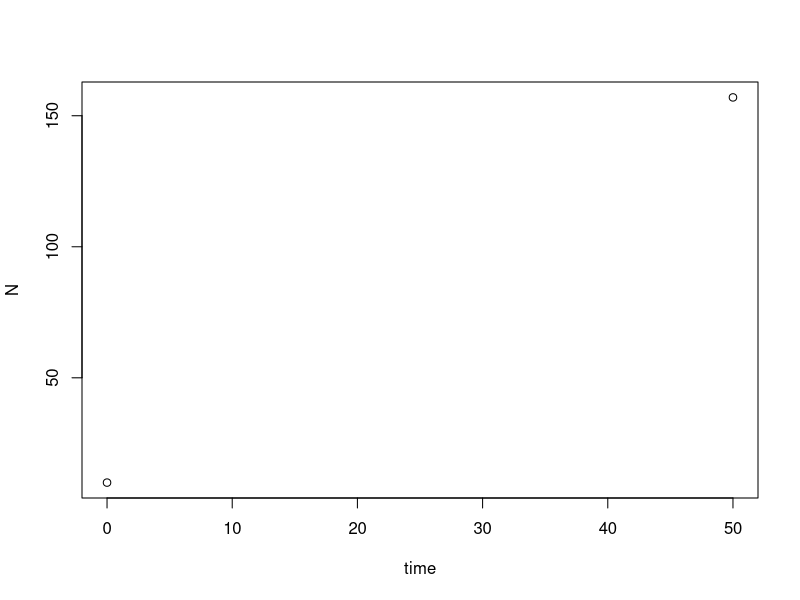
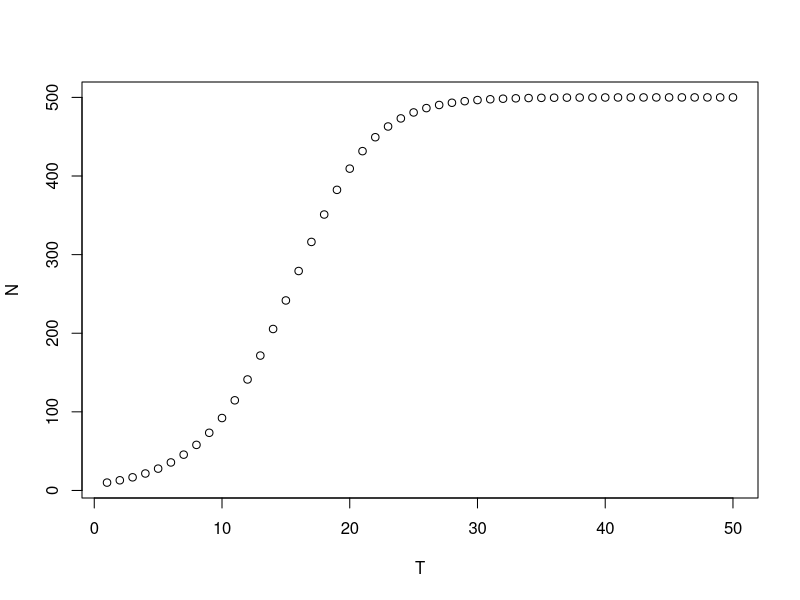

The R script that drew these images, in order:
## ---- chunk 1
# WON'T WORK: NEED LIST OF N
# Step 1: Assign the values to the parameters above.

#Step 3: Plot the graph by using the plot function. x should be time, and y should be dn_dt. Use the parameters. 'xlab', 'ylab', and 'type' to customize your graph.
  
## ---- chunk 2

dt <- 50 ## defining a very large interval.
time <- seq(0,50, by=dt) ## all of our time is from zero to 50 therefore we only have to calculate two points in the graph.

#Step 1: Create a variable N that will save a different value of N for each different value of time.
N0 <- 10
r <- 0.3
K <- 500

N <- c(
  N0 = N0, # number of individuals at the beginning of the analysis
  N1 = N0 + dt * r * N0 * (1 - N0/K) # number of individuals at the same time step.
)

N
#Step 2: create a plot with N in function of time to see how the population changes through this time steps. 
plot(time,N)

## ---- chunk 3
# parameters
r    <- 0.3
K    <- 500
N0   <- 10
t_f  <- 50

# sequences
N    <- numeric(t_f) # for values in 
N[1] <- N0
T    <- seq(1, t_f, by=1)

# Euler's method
for(i in 2:t_f){
  N[i] <- N[i-1] + (T[i] - T[i-1]) * r * N[i-1]*(1-N[i-1]/K)
}

# plot
plot(T, N)
